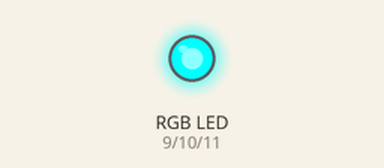
This sketch was run on a simulated Arduino Uno, built with avr-gcc and run on an emulated ATmega328P. Parts: an RGB LED mixed from three pins (HIGH = lit).

Above: at 1.0 s.
At 3.0 s:
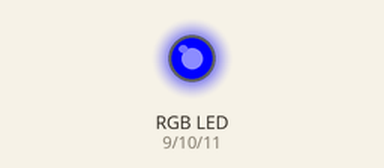
At 5.0 s:
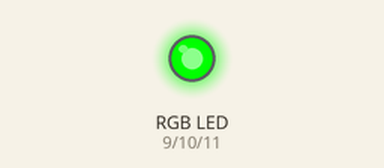
Timing chart, 0 to 7.8 s (numbered marks = the images above):
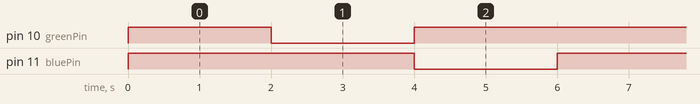

Measured:
- by itself, pin 10 (greenPin): repeats every 6.0 s: LOW 2.0 s, HIGH 4.0 s
- by itself, pin 11 (bluePin): alternates HIGH for 4.0 s and LOW for 2.0 s
- by itself, everything shown: repeats every 6.0 s, in 3 steps

The sketch:

03_RGB_Color_Mixing.ino
```cpp
const int redPin = 9;
const int greenPin = 10;
const int bluePin = 11;

void setup() {
  pinMode(redPin, OUTPUT);
  pinMode(greenPin, OUTPUT);
  pinMode(bluePin, OUTPUT);
}

void loop() {
  // RED
  analogWrite(redPin, 0);
  analogWrite(greenPin, 255);
  analogWrite(bluePin, 255);
  delay(2000);

  // YELLOW = RED + GREEN
  analogWrite(redPin, 0);
  analogWrite(greenPin, 0);
  analogWrite(bluePin, 255);
  delay(2000);

  // PURPLE = RED + BLUE
  analogWrite(redPin, 0);
  analogWrite(greenPin, 255);
  analogWrite(bluePin, 0);
  delay(2000);
}
```
